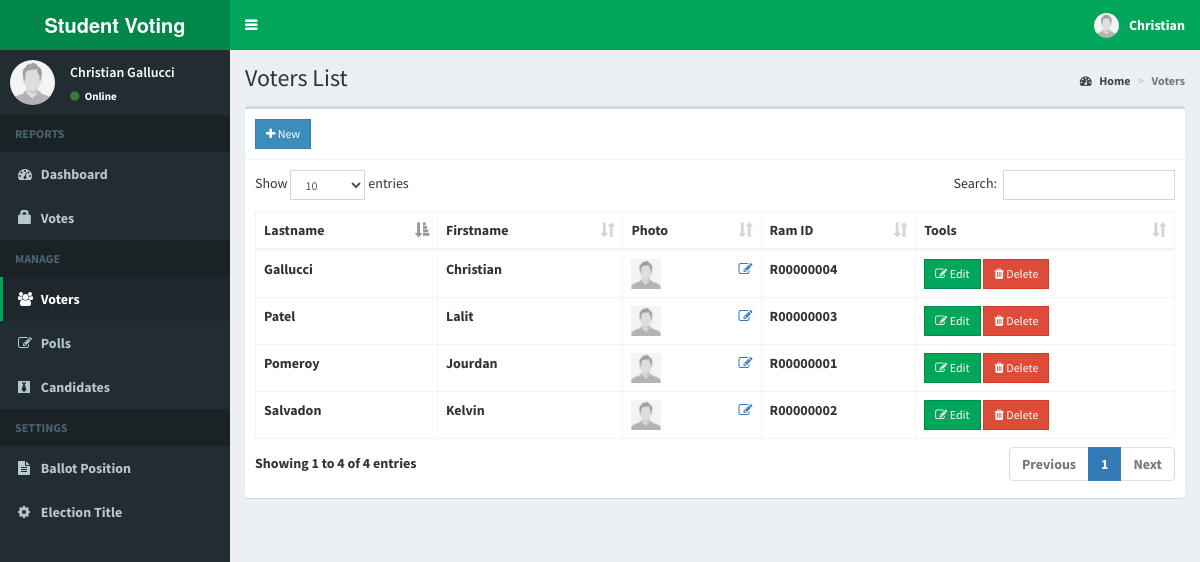
Screenshot of /admin/voters.php (signed in) with the database file from the repository.
### tables this page shows
CREATE TABLE `voters` (
  `id` int(11) NOT NULL,
  `voters_id` varchar(15) NOT NULL,
  `password` varchar(60) NOT NULL,
  `firstname` varchar(30) NOT NULL,
  `lastname` varchar(30) NOT NULL,
  `photo` varchar(150) NOT NULL
);

### admin/includes/session.php (called while the page is built, shortened)
<?php
	include 'includes/conn.php';
	$sql = "SELECT * FROM admin WHERE id = '".$_SESSION['admin']."'";
	$query = $conn->query($sql);
	$user = $query->fetch_assoc();
?>

### admin/voters.php (the view, shortened to what this page needs)
<?php include 'includes/session.php'; ?>
<?php include 'includes/header.php'; ?>
<body class="hold-transition skin-green sidebar-mini">
<div class="wrapper">
  <?php include 'includes/navbar.php'; ?>
  <?php include 'includes/menubar.php'; ?>
  <div class="content-wrapper">
    <section class="content-header">
      <h1>
        Voters List
      </h1>
      <ol class="breadcrumb">
        <li><a href="#"><i class="fa fa-dashboard"></i> Home</a></li>
        <li class="active">Voters</li>
      </ol>
    </section>
    <section class="content">
      <div class="row">
        <div class="col-xs-12">
          <div class="box">
            <div class="box-header with-border">
              <a href="#addnew" data-toggle="modal" class="btn btn-primary btn-sm btn-flat"><i class="fa fa-plus"></i> New</a>
            </div>
            <div class="box-body">
              <table id="example1" class="table table-bordered">
                <thead>
                  <th>Lastname</th>
                  <th>Firstname</th>
                  <th>Photo</th>
                  <th>Ram ID</th>
                  <th>Tools</th>
                </thead>
                <tbody>
                  <?php
                    $sql = "SELECT * FROM voters";
                    $query = $conn->query($sql);
                    while($row = $query->fetch_assoc()){
                      $image = (!empty($row['photo'])) ? '../images/'.$row['photo'] : '../images/profile.jpg';
                      echo "
                        <tr>
                          <td>".$row['lastname']."</td>
                          <td>".$row['firstname']."</td>
                          <td>
                            <img src='".$image."' width='30px' height='30px'>
                            <a href='#edit_photo' data-toggle='modal' class='pull-right photo' data-id='".$row['id']."'><span class='fa fa-edit'></span></a>
                          </td>
                          <td>".$row['voters_id']."</td>
                          <td>
                            <button class='btn btn-success btn-sm edit btn-flat' data-id='".$row['id']."'><i class='fa fa-edit'></i> Edit</button>
                            <button class='btn btn-danger btn-sm delete btn-flat' data-id='".$row['id']."'><i class='fa fa-trash'></i> Delete</button>
                          </td>
                        </tr>
                      ";
                    }
                  ?>
                </tbody>
              </table>
            </div>
          </div>
        </div>
      </div>
    </section>
  </div>
</div>
</body>
</html>

### admin/includes/navbar.php (shortened to what this page needs)
<header class="main-header">
  <a href="home.php" class="logo">
    <span class="logo-lg"><b> Student Voting</span>
  </a>
  <nav class="navbar navbar-static-top">
    <a href="#" class="sidebar-toggle" data-toggle="push-menu" role="button">
    </a>
    <div class="navbar-custom-menu">
      <ul class="nav navbar-nav">
        <li class="dropdown user user-menu">
          <a href="#" class="dropdown-toggle" data-toggle="dropdown">
            <img src="<?php echo (!empty($user['photo'])) ? '../images/'.$user['photo'] : '../images/profile.jpg'; ?>" class="user-image" alt="User Image">
            <span class="hidden-xs"><?php echo $user['firstname']; ?></span>
          </a>
        </li>
      </ul>
    </div>
  </nav>
</header>

### admin/includes/menubar.php (shortened to what this page needs)
<aside class="main-sidebar">
  <section class="sidebar">
    <div class="user-panel">
      <div class="pull-left image">
        <img src="<?php echo (!empty($user['photo'])) ? '../images/'.$user['photo'] : '../images/profile.jpg'; ?>" class="img-circle" alt="User Image">
      </div>
      <div class="pull-left info">
        <p><?php echo $user['firstname'].' '.$user['lastname']; ?></p>
        <a><i class="fa fa-circle text-success"></i> Online</a>
      </div>
    </div>
    <ul class="sidebar-menu" data-widget="tree">
      <li class="header">REPORTS</li>
      <li class=""><a href="home.php"><i class="fa fa-dashboard"></i> <span>Dashboard</span></a></li>
      <li class=""><a href="votes.php"><span class="glyphicon glyphicon-lock"></span> <span>Votes</span></a></li>
      <li class="header">MANAGE</li>
      <li class=""><a href="voters.php"><i class="fa fa-users"></i> <span>Voters</span></a></li>
      <li class=""><a href="positions.php"><i class="fa fa-edit"></i> <span>Polls</span></a></li>
      <li class=""><a href="candidates.php"><i class="fa fa-black-tie"></i> <span>Candidates</span></a></li>
      <li class="header">SETTINGS</li>
      <li class=""><a href="ballot.php"><i class="fa fa-file-text"></i> <span>Ballot Position</span></a></li>
      <li class=""><a href="#config" data-toggle="modal"><i class="fa fa-cog"></i> <span>Election Title</span></a></li>
    </ul>
  </section>
</aside>

### rows the page displays
voters: lastname "Salvadon", firstname "Kelvin", voters "R00000002"
voters: lastname "Patel", firstname "Lalit", voters "R00000003"
voters: lastname "Gallucci", firstname "Christian", voters "R00000004"
voters: lastname "Pomeroy", firstname "Jourdan", voters "R00000001"

### other values shown
$user['firstname'] "Christian"
$user['lastname'] "Gallucci"
